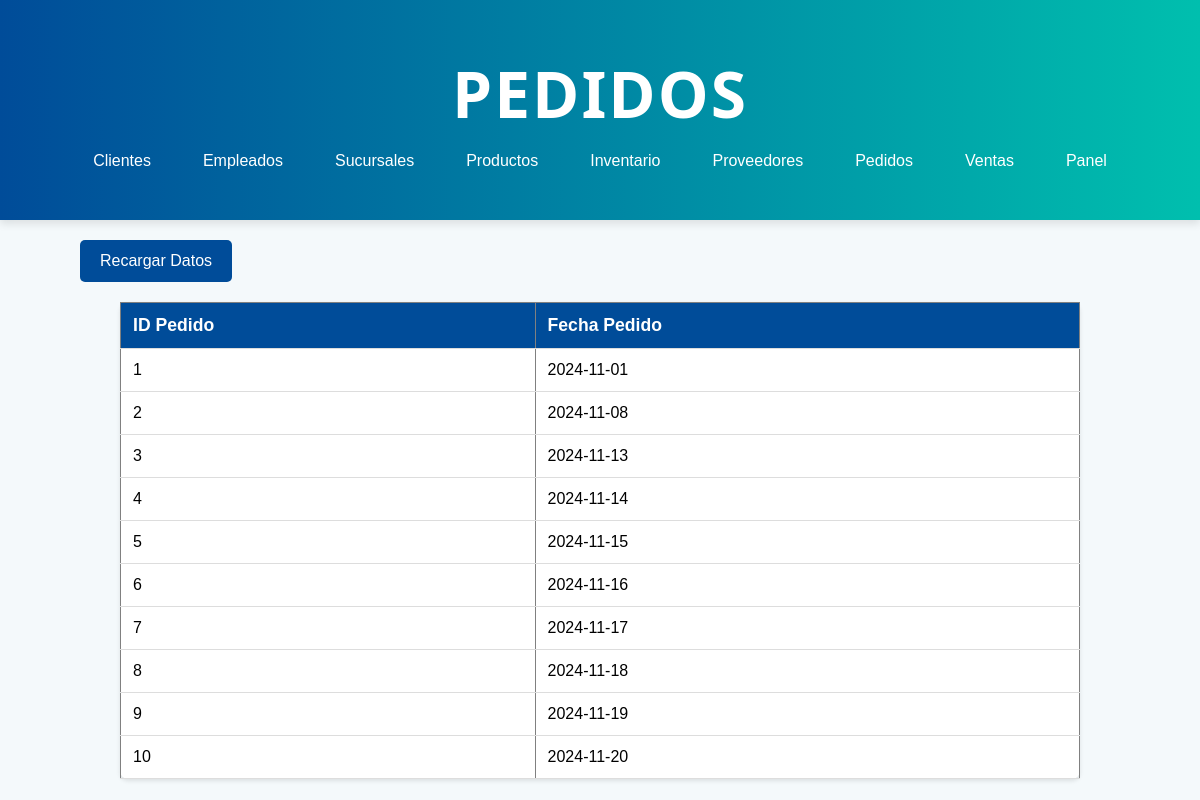
/pedido.php, run on an earlier commit of the app's database.
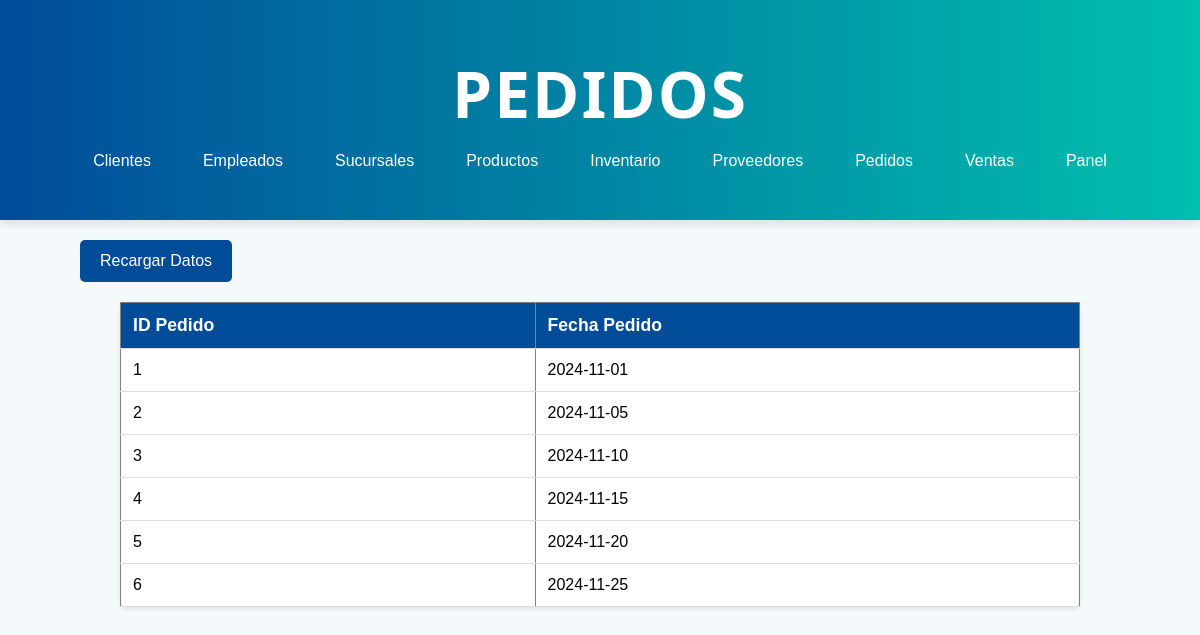
And on a later commit of the database.
### tables this page shows
CREATE TABLE `pedido` (
  `idPedido` int(11) NOT NULL,
  `fechaPedido` date NOT NULL
);

### pedido.php (the view, shortened to what this page needs)
<!DOCTYPE html>
<html lang="es">
<head>
    <link rel="stylesheet" href="css/stylesListas.css">
</head>
<body>
    <header class="header">
        <h1>Pedidos</h1>
        <nav>
        <ul>
                <li><a href="cliente.php">Clientes</a></li>
                <li><a href="empleado.php">Empleados</a></li>
                <li><a href="sucursal.php">Sucursales</a></li>
                <li><a href="producto.php">Productos</a></li>
                <li><a href="inventario.php">Inventario</a></li>
                <li><a href="proveedor.php">Proveedores</a></li>
                <li><a href="pedido.php">Pedidos</a></li>
                <li><a href="venta.php">Ventas</a></li>
                <li><a href="administrador.php">Panel</a></li>
            </ul>
        </nav>
    </header>
    <button onclick="window.location.reload()">Recargar Datos</button>
    <table border="1">
        <thead>
            <tr>
                <th>ID Pedido</th>
                <th>Fecha Pedido</th>
            </tr>
        </thead>
        <tbody id="datosPedido">
            <?php
            $servername = "localhost";
            $username = "root";
            $password = "";
            $dbname = "drogueriasconfe";
            $conn = new mysqli($servername, $username, $password, $dbname);
            $sql = "SELECT idPedido, fechaPedido FROM pedido";
            $result = $conn->query($sql);
            if ($result->num_rows > 0) {
                while ($row = $result->fetch_assoc()) {
                    echo "<tr>
                            <td>" . $row['idPedido'] . "</td>
                            <td>" . $row['fechaPedido'] . "</td>
                          </tr>";
                }
            } else {
                echo "<tr><td colspan='2'>No se encontraron pedidos</td></tr>";
            }
            ?>
        </tbody>
    </table>
</body>
</html>

### css/stylesListas.css (style rules this page uses)
* { box-sizing: border-box; margin: 0; padding: 0; }
body { font-family: Arial, sans-serif; background-color: #f4f9fb; }
header { background: linear-gradient(to right, #004c99, #00bfae); color: white; text-align: center; padding: 50px 20px; box-shadow: 0 4px 8px rgba(0, 0, 0, 0.1); }
header h1 { font-size: 4em; font-family: 'Segoe UI', Tahoma, Geneva, Verdana, sans-serif; font-weight: 700; margin-bottom: 15px; letter-spacing: 2px; text-transform: uppercase; }
nav ul { display: flex; justify-content: center; list-style: none; }
nav ul li { margin: 0 10px; }
nav ul li a { color: #fff; text-decoration: none; padding: 0.5rem 1rem; border-radius: 5px; transition: background-color 0.3s ease; }
table { width: 80%; margin: 20px auto; border-collapse: collapse; background-color: white; box-shadow: 0 2px 4px rgba(0, 0, 0, 0.1); border-radius: 8px; }
th, td { padding: 12px; text-align: left; border-bottom: 1px solid #ddd; }
th { background-color: #004c99; color: white; font-size: 1.1em; }
button { background-color: #004c99; color: white; padding: 12px 20px; border: none; border-radius: 5px; font-size: 1em; cursor: pointer; transition: background-color 0.3s ease; margin-top: 20px; margin-left: 80px; }

What changed in the data, as far as the page shows it:
removed pedido: idPedido "7", fechaPedido "2024-11-17"
removed pedido: idPedido "8", fechaPedido "2024-11-18"
removed pedido: idPedido "9", fechaPedido "2024-11-19"
removed pedido: idPedido "10", fechaPedido "2024-11-20"
changed pedido id 2: fechaPedido "2024-11-08" → "2024-11-05"
changed pedido id 3: fechaPedido "2024-11-13" → "2024-11-10"
changed pedido id 4: fechaPedido "2024-11-14" → "2024-11-15"
changed pedido id 5: fechaPedido "2024-11-15" → "2024-11-20"
changed pedido id 6: fechaPedido "2024-11-16" → "2024-11-25"
